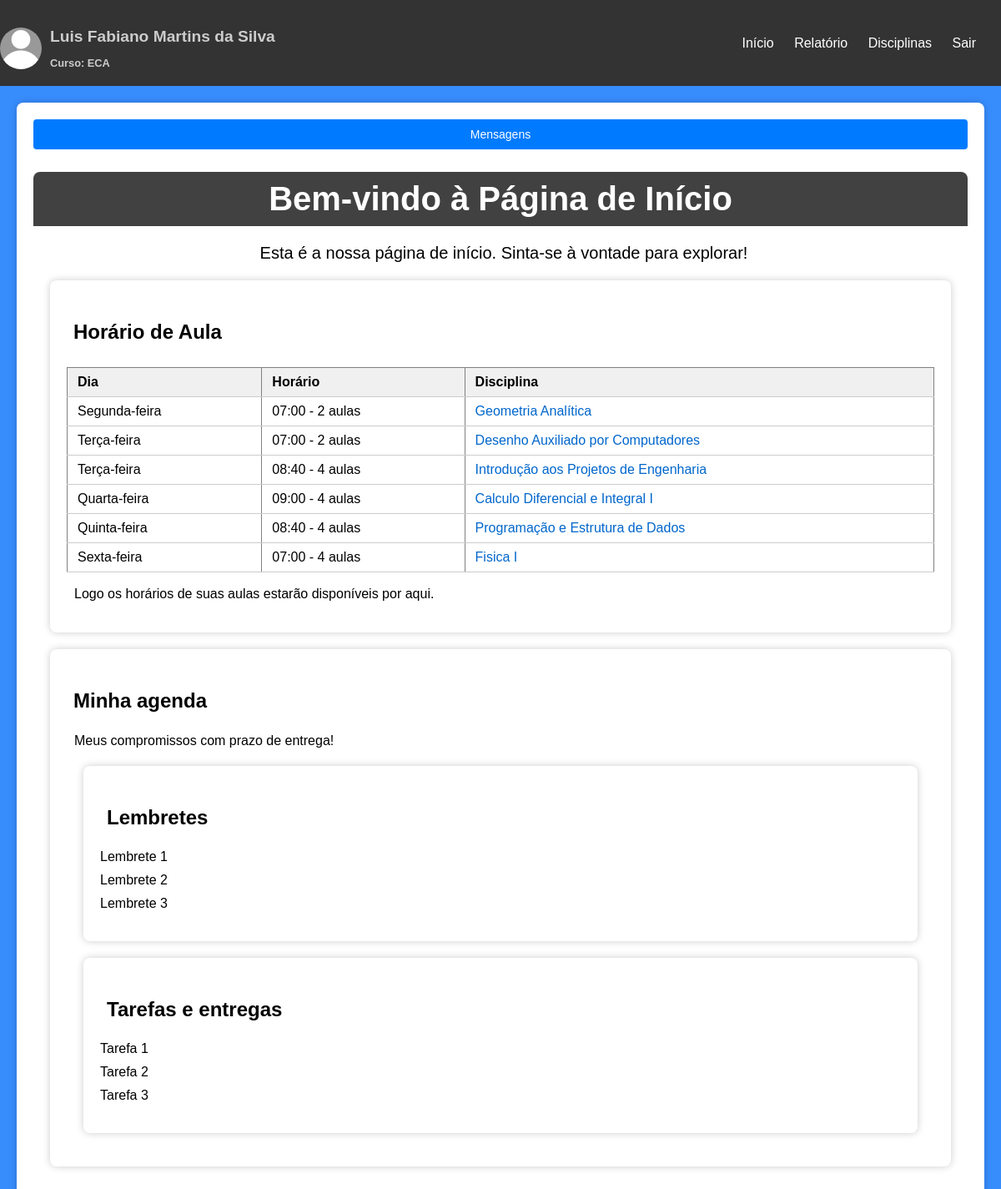
Page /inicio (signed in) on the committed database.
### tables this page shows
CREATE TABLE alunos (
            numeroprontuario TEXT PRIMARY KEY,
            nome TEXT,
            email TEXT,
            senha TEXT,
            curso TEXT,
            semestre INTEGER,
            unidade TEXT,
            turma TEXT
        );

CREATE TABLE disciplinas (
            sigla TEXT PRIMARY KEY,
            nome TEXT,
            professor TEXT,
            dia TEXT,
            horario TIME,
            aulaspordia INTEGER,
            total INTEGER
        );

### main.py (the view)
@app.route('/inicio')
def inicio():
    email = session.get('usuario')
    if email:
        conexao = sqlite3.connect('usuarios.db')
        cursor = conexao.cursor()
        cursor.execute('SELECT nome, curso FROM alunos WHERE email = ?', (email,))
        usuario_info = cursor.fetchone()
        horarios = obter_disciplinas_do_banco_de_dados(email)
        conexao.close()
        nome_usuario, curso_usuario = usuario_info
        return render_template('inicio.html', nome=nome_usuario, curso=curso_usuario, email=email, horarios=horarios)
    else:
        return redirect('/login')

### templates/inicio.html (shortened to what this page needs)
<!DOCTYPE html>
<html lang="pt-br">
    <link rel="stylesheet" type="text/css" href="../static/config/styles.css">
</head>
<body>
        <header>
            <div class="perfil">
                <a href="/perfil">
            <img src="../static/imagem/foto_perfil.webp" alt="Foto de Perfil">
            <div>
                <h1>{{ nome }}</h1>
                <h2>Curso: {{ curso}}</h2>
            </div>
            </a>
            </div>
            <nav>
                <ul>
                    <li><a href="/inicio">Início</a></li>
                    <li><a href="/relatorio">Relatório</a></li>
                    <li><a href="/disciplina">Disciplinas</a></li>
                    <li><a href="/logout">Sair</a></li>
                </ul>
            </nav>
        </header>
    <div class="content">
    <button id="toggleTab">Mensagens</button>
    <div class="welcome-message">
        <h1>Bem-vindo à Página de Início</h1>
        <p>Esta é a nossa página de início. Sinta-se à vontade para explorar!</p>
    </div>
    <div class="section">
        <h2>Horário de Aula</h2>
        <table border="1">
            <tr>
                <th>Dia</th>
                <th>Horário</th>
                <th>Disciplina</th>
            </tr>
            {% for disciplina in horarios %}
                <tr>
                    <td>{{ disciplina[3] }}</td>
                    <td>{{ disciplina[4] }} - {{disciplina[5]}} aulas</td>
                    <td><a class="detalhes-link" href="#" >{{ disciplina[1] }}</a></td>
                </tr>
            {% endfor %}
        </table>
    <p>Logo os horários de suas aulas estarão disponíveis por aqui.</p>
    </div>
    <div class="section">
        <h2>Minha agenda</h2>
        <p>Meus compromissos com prazo de entrega!</p>
        <div class="section">
            <h2>Lembretes</h2>
            <ul>
                <li>Lembrete 1</li>
                <li>Lembrete 2</li>
                <li>Lembrete 3</li>
            </ul>
        </div>
        <div class="section">
            <h2>Tarefas e entregas</h2>
            <ul>
                <li>Tarefa 1</li>
                <li>Tarefa 2</li>
                <li>Tarefa 3</li>
            </ul>
        </div>
    </div>
</body>
</html>

### static/config/styles.css (style rules this page uses)
body { font-family: Arial, sans-serif; margin: 0; padding: 0; justify-content: center; align-items: center; min-height: 100vh; background-color: #388dfd; }
button { display: block; width: 100%; padding: 10px; background-color: #007bff; color: #fff; border: none; border-radius: 4px; cursor: pointer; margin-bottom: 20px; font-size: 14px; }
a { text-decoration: none; color: #0066cc; }
.section { padding: 20px; background-color: #fff; margin: 20px; border-radius: 8px; box-shadow: 0 0 10px rgba(0, 0, 0, 0.2); }
header { background-color: #333; color: #fff; padding: 10px; display: flex; justify-content: space-between; align-items: center; }
nav ul { list-style-type: none; padding: 0; margin: 0; }
nav li { display: inline; margin-right: 20px; }
nav a { text-decoration: none; color: #fff; }
ul { list-style-type: none; padding: 0; }
ul li { margin-bottom: 10px; }
header { background-color: #333; color: #fff; padding: 10px; text-align: right; }
.content { padding: 20px; background-color: #fff; margin: 20px; border-radius: 8px; box-shadow: 0 0 10px rgba(0, 0, 0, 0.2); }
.content h1 { margin-bottom: 10px; padding: 10px; background-color: #424141; color: #fff; border-top-left-radius: 8px; border-top-right-radius: 8px; }
.content h2 { margin-bottom: 1px; padding: 8px; background-color: #ffffff; color: #000; border-top-left-radius: 8px; border-top-right-radius: 8px; }
.content p { position: relative; margin-left: 8px; padding: 1px; background-color: #ffffff; color: #000; border-top-left-radius: 8px; border-top-right-radius: 8px; }
.welcome-message { font-size: 20px; text-align: center; }
.perfil { margin-right: 20px; margin-top: 20px; }
.perfil img { width: 50px; height: 50px; border-radius: 50%; position: absolute; left: 0; margin-top: 3px; }
.perfil h1 { font-size: 1.2rem; text-align: left; margin-left: 50px; margin-top: 3px; color:#ccc; font-style: inherit; text-decoration: none; }
.perfil h2 { font-size: 0.8rem; margin-top: 0px; text-align: left; bottom: 5px; margin-left: 50px; color: #ccc; font-style: inherit; text-decoration: none; }

### templates/inicio.html (style rules this page uses)
table { width: 100%; border-collapse: collapse; margin-top: 20px; overflow-x: auto; }
th, td { padding: 8px 12px; text-align: left; border-bottom: 1px solid #ccc; }
th { background-color: #f0f0f0; }

### rows in the picture
alunos: nome "Luis Fabiano Martins da Silva", curso "ECA"
disciplinas: dia "Segunda-feira", horario "07:00", aulaspordia "2", nome "Geometria Analítica"
disciplinas: dia "Terça-feira", horario "07:00", aulaspordia "2", nome "Desenho Auxiliado por Computadores"
disciplinas: dia "Terça-feira", horario "08:40", aulaspordia "4", nome "Introdução aos Projetos de Engenharia"
disciplinas: dia "Quarta-feira", horario "09:00", aulaspordia "4", nome "Calculo Diferencial e Integral I"
disciplinas: dia "Quinta-feira", horario "08:40", aulaspordia "4", nome "Programação e Estrutura de Dados"
disciplinas: dia "Sexta-feira", horario "07:00", aulaspordia "4", nome "Fisica I"
